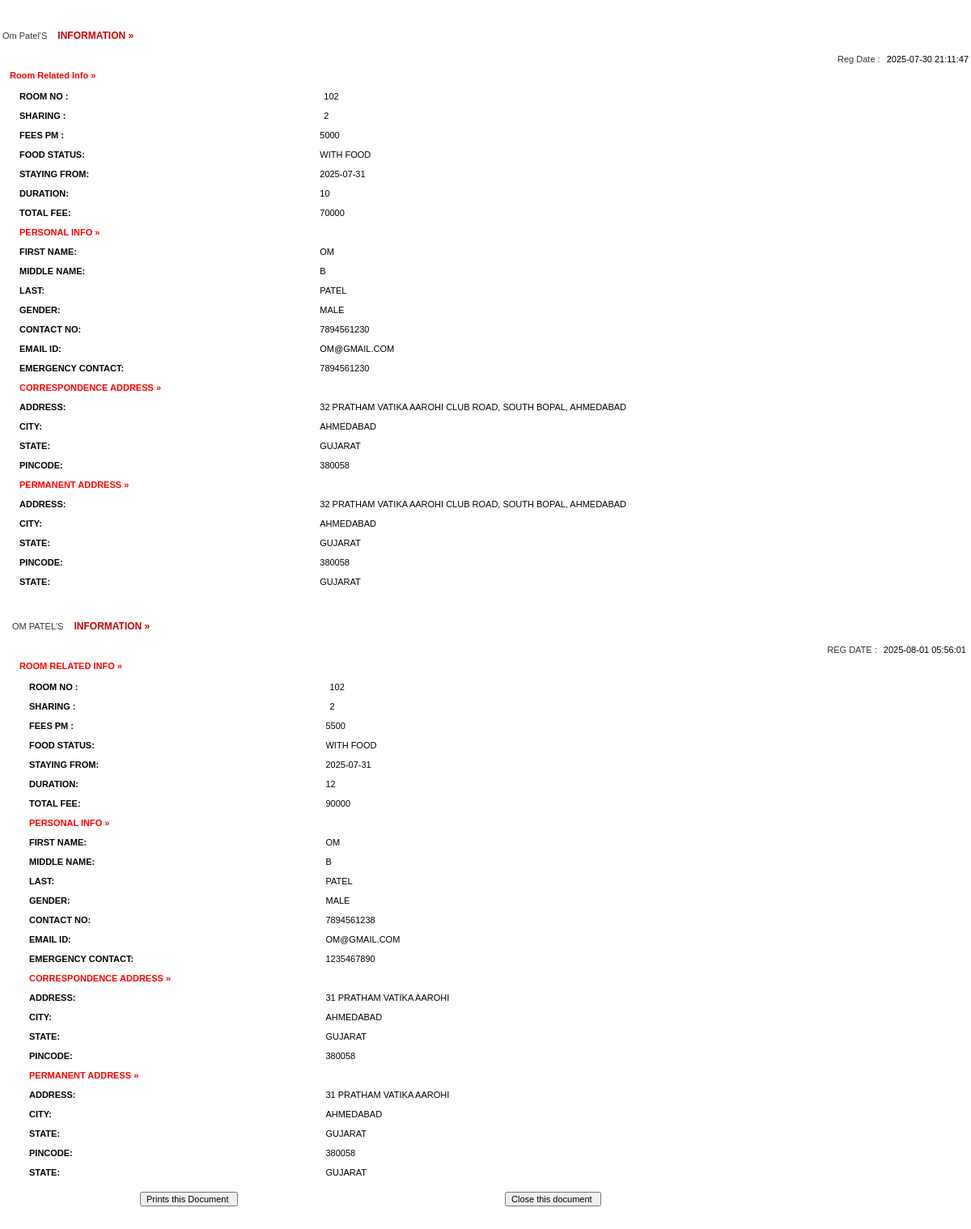
Page /full-profile.php?id=om@gmail.com on the committed database.
### tables this page shows
CREATE TABLE `registration` (
  `id` int(11) NOT NULL,
  `roomno` int(11) DEFAULT NULL,
  `sharing` int(11) DEFAULT NULL,
  `feespm` int(11) DEFAULT NULL,
  `foodstatus` int(11) DEFAULT NULL,
  `stayfrom` date DEFAULT NULL,
  `duration` int(11) DEFAULT NULL,
  `firstName` varchar(500) DEFAULT NULL,
  `middleName` varchar(500) DEFAULT NULL,
  `lastName` varchar(500) DEFAULT NULL,
  `gender` varchar(250) DEFAULT NULL,
  `contactno` bigint(11) DEFAULT NULL,
  `emailid` varchar(500) DEFAULT NULL,
  `egycontactno` bigint(11) DEFAULT NULL,
  `corresAddress` varchar(500) DEFAULT NULL,
  `corresCIty` varchar(500) DEFAULT NULL,
  `corresState` varchar(500) DEFAULT NULL,
  `corresPincode` int(11) DEFAULT NULL,
  `pmntAddress` varchar(500) DEFAULT NULL,
  `pmntCity` varchar(500) DEFAULT NULL,
  `pmnatetState` varchar(500) DEFAULT NULL,
  `pmntPincode` int(11) DEFAULT NULL,
  `postingDate` timestamp NULL DEFAULT current_timestamp(),
  `updationDate` varchar(500) DEFAULT NULL
);

### full-profile.php (the view, shortened to what this page needs)
<?php
$con = mysqli_connect(DB_SERVER,DB_USER,DB_PASS,DB_NAME);
?>
<!DOCTYPE html PUBLIC "-//W3C//DTD XHTML 1.0 Transitional//EN" "http://www.w3.org/TR/xhtml1/DTD/xhtml1-transitional.dtd">
<html xmlns="http://www.w3.org/1999/xhtml">
<head>
<link href="style.css" rel="stylesheet" type="text/css" />
<link href="pg.css" rel="stylesheet" type="text/css">
</head>
<body>
<table width="100%" border="0">
<?php
		 $ret= mysqli_query($con,"SELECT * FROM registration where emailid = '".$_GET['id']."'");
			while($row=mysqli_fetch_array($ret))
			{
			?>
			<tr>
			  <td colspan="2" align="center" class="font1">&nbsp;</td>
  </tr>
			<tr>
			  <td colspan="2" align="center" class="font1">&nbsp;</td>
  </tr>
			<tr>
			  <td colspan="2"  class="font"><?php echo ucfirst($row['firstName']);?> <?php echo ucfirst($row['lastName']);?>'S <span class="font1"> information &raquo;</span> </td>
  </tr>
			<tr>
			  <td colspan="2"  class="font">&nbsp;&nbsp;&nbsp;&nbsp;&nbsp;&nbsp;&nbsp;&nbsp;&nbsp;&nbsp;&nbsp;&nbsp;
		      <div align="right">Reg Date : <span class="comb-value"><?php echo $row['postingDate'];?></span></div></td>
  </tr>
			<tr>
			  <td colspan="2"  class="heading" style="color: red;">Room Related Info &raquo; </td>
  </tr>
			<tr>
			  <td colspan="2"  class="font1"><table width="100%" border="0">
                <tr>
                  <td width="32%" valign="top" class="heading">Room no : </td>
                      <td class="comb-value1"><span class="comb-value"><?php echo $row['roomno'];?></span></td>
                    </tr>
                  <tr>
                  <td width="22%" valign="top" class="heading">Sharing : </td>
                      <td class="comb-value1"><span class="comb-value"><?php echo $row['sharing'];?></span></td>
                    </tr>
                    <tr>
                    <td width="12%" valign="top" class="heading">Fees PM : </td>
                      <td class="comb-value1"><?php echo $fpm=$row['feespm'];?></td>
                    </tr>
                     <tr>
                    <td width="12%" valign="top" class="heading">Food Status: </td>
                      <td class="comb-value1"><?php if($row['foodstatus']==0)
{
  echo "Without Food";
}
else
{
  echo "With Food";
}
                      ;?></td>
                    </tr>
                    <tr>
                    <td width="12%" valign="top" class="heading">Staying From: </td>
                      <td class="comb-value1"><?php echo $row['stayfrom'];?></td>
                    </tr>
                    <tr>
                    <td width="12%" valign="top" class="heading">Duration: </td>
                      <td class="comb-value1"><?php echo $dr=$row['duration'];?></td>
                    </tr>
                    <tr>
                    <td width="12%" valign="top" class="heading">Total Fee: </td>
                      <td class="comb-value1">
                      <?php if($row['foodstatus']==1)
                      {
                        $fd=2000;
                        echo (($dr*$fpm)+($fd*$dr));;
                      }
                        else
                        {
                          echo $dr*$fpm;
                        }
                      ?></td>
                    </tr>
  <tr>
   <td colspan="2" align="left"  class="heading" style="color: red;">Personal Info &raquo; </td>
  </tr>
<tr>
<td width="12%" valign="top" class="heading">First Name: </td>
<td class="comb-value1"><?php echo $row['firstName'];?></td>
</tr>
<tr>
<td width="12%" valign="top" class="heading">Middle name: </td>
<td class="comb-value1"><?php echo $row['middleName'];?></td>
</tr>
<tr>
<td width="12%" valign="top" class="heading">Last: </td>
<td class="comb-value1"><?php echo $row['lastName'];?></td>
</tr>
<tr>
<td width="12%" valign="top" class="heading">Gender: </td>
<td class="comb-value1"><?php echo $row['gender'];?></td>
</tr>
<tr>
<td width="12%" valign="top" class="heading">Contact No: </td>
<td class="comb-value1"><?php echo $row['contactno'];?></td>
</tr>
<tr>
<td width="12%" valign="top" class="heading">Email id: </td>
<td class="comb-value1"><?php echo $row['emailid'];?></td>
</tr>
<tr>
<td width="12%" valign="top" class="heading">Emergency Contact: </td>
<td class="comb-value1"><?php echo $row['egycontactno'];?></td>
</tr>
<tr>
        <td colspan="2"  class="heading" style="color: red;">Correspondence Address  &raquo; </td>
  </tr>
<tr>
<td width="12%" valign="top" class="heading">Address: </td>
<td class="comb-value1"><?php echo $row['corresAddress'];?></td>
</tr>
<tr>
<td width="12%" valign="top" class="heading">City: </td>
<td class="comb-value1"><?php echo $row['corresCIty'];?></td>
</tr>
<tr>
<td width="12%" valign="top" class="heading">State: </td>
<td class="comb-value1"><?php echo $row['corresState'];?></td>
</tr>
<tr>
<td width="12%" valign="top" class="heading">Pincode: </td>
<td class="comb-value1"><?php echo $row['corresPincode'];?></td>
</tr>
<tr>
        <td colspan="2"  class="heading" style="color: red;">Permanent Address  &raquo; </td>
  </tr>
<tr>
<td width="12%" valign="top" class="heading">Address: </td>
<td class="comb-value1"><?php echo $row['pmntAddress'];?></td>
</tr>
<tr>
<td width="12%" valign="top" class="heading">City: </td>
<td class="comb-value1"><?php echo $row['pmntCity'];?></td>
</tr>
<tr>
<td width="12%" valign="top" class="heading">State: </td>
<td class="comb-value1"><?php echo $row['pmnatetState'];?></td>
</tr>
<tr>
<td width="12%" valign="top" class="heading">Pincode: </td>
<td class="comb-value1"><?php echo $row['pmntPincode'];?></td>
</tr>
<tr>
<td width="12%" valign="top" class="heading">State: </td>
<td class="comb-value1"><?php echo $row['pmnatetState'];?></td>
</tr>
<?php } ?>
                  </table></td>
                </tr>
                  </table></td>
                </tr>
              </table></td>
  <tr>
    <td colspan="2" align="right" ><form id="form1" name="form1" method="post" action="">
      <table width="100%" border="0" cellpadding="0" cellspacing="0">
        <tr>
          <td width="14%">&nbsp;</td>
          <td width="35%" class="comb-value"><label>
            <input name="Submit" type="submit" class="txtbox4" value="Prints this Document " onClick="return f3();" />
          </label></td>
          <td width="3%">&nbsp;</td>
          <td width="26%"><label>
            <input name="Submit2" type="submit" class="txtbox4" value="Close this document " onClick="return f2();"  />
          </label></td>
          <td width="8%">&nbsp;</td>
          <td width="14%">&nbsp;</td>
        </tr>
      </table>
        </form>    </td>
  </tr>
</body>
</html>

### admin/css/style.css (style rules this page uses)
html { font-size: 14px; }
@media only screen and (min-width: 480px) { html { font-size: 17px; } }
@media only screen and (min-width: 768px) { html { font-size: 14px; } }
body { font-size: 1em; }

### pg.css (style rules this page uses)
body { margin-left: 0px; margin-top: 0px; margin-right: 0px; margin-bottom: 0px;font:11px Verdana,Arial; }
.heading { font-family: Verdana, Arial, Helvetica, sans-serif; font-size: 11px; font-weight: bold; color:#000000; padding-bottom:5px; padding-top:5px; padding-left:10px; text-decoration: none; }
.comb-value { font-family: Arial, Helvetica, sans-serif; font-size: 11px; color: #000000; text-decoration: none; padding-bottom:5px; padding-left:5px; padding-top:5px; }
.font1 { font-family:Verdana, Arial, Helvetica, sans-serif; font-size:12px; font-weight:800; color:#CC0000; text-transform:uppercase; padding-left:10px; padding-top:0px; }
.txtbox4 { font-family: Arial, Helvetica, sans-serif; font-size: 11px; color: #000000; }
.comb-value1 { font-family: Arial, Helvetica, sans-serif; font-size: 11px; color: #000000; text-decoration: none; padding-bottom:2px; padding-left:2px; padding-top:2px; }
.font { font-family:Verdana, Arial, Helvetica, sans-serif; font-size:11px; color:#333333; text-decoration:none; }

### rows in the picture
registration: firstName "Om", lastName "Patel", postingDate "2025-07-30 21:11:47", roomno "102", sharing "2", feespm "5000", shows "WITH FOOD", stayfrom "2025-07-31", duration "10", ($dr*$fpm)+($fd*$dr) "70000", firstName "OM", middleName "B", lastName "PATEL", gender "MALE", contactno "7894561230", emailid "OM@GMAIL.COM", egycontactno "7894561230", corresAddress "32 PRATHAM VATIKA AAROHI CLUB ROAD, SOUTH BOPAL, AHMEDABAD", corresCIty "AHMEDABAD", corresState "GUJARAT", corresPincode "380058", pmntAddress "32 PRATHAM VATIKA AAROHI CLUB ROAD, SOUTH BOPAL, AHMEDABAD", pmntCity "AHMEDABAD", pmnatetState "GUJARAT", pmntPincode "380058"
registration: firstName "OM", lastName "PATEL", postingDate "2025-08-01 05:56:01", roomno "102", sharing "2", feespm "5500", shows "WITH FOOD", stayfrom "2025-07-31", duration "12", ($dr*$fpm)+($fd*$dr) "90000", middleName "B", gender "MALE", contactno "7894561238", emailid "OM@GMAIL.COM", egycontactno "1235467890", corresAddress "31 PRATHAM VATIKA AAROHI", corresCIty "AHMEDABAD", corresState "GUJARAT", corresPincode "380058", pmntAddress "31 PRATHAM VATIKA AAROHI", pmntCity "AHMEDABAD", pmnatetState "GUJARAT", pmntPincode "380058"
